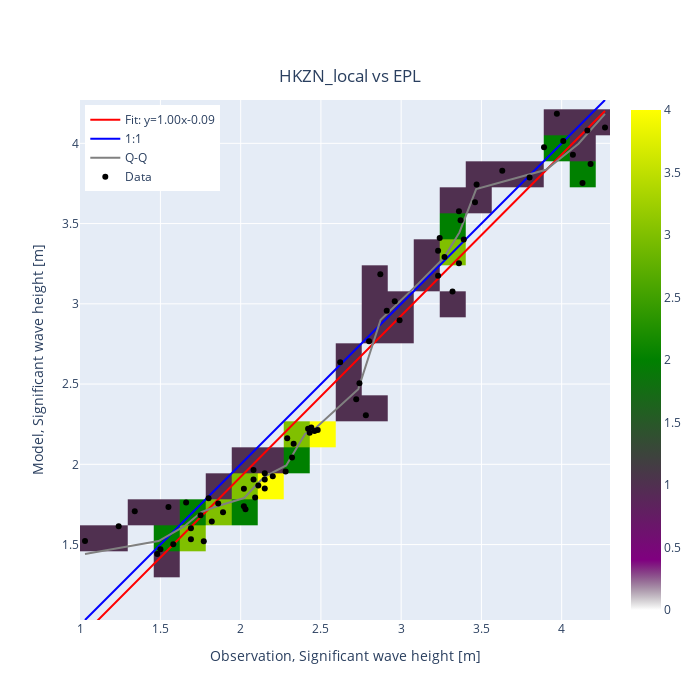

Notebook code cell kept with this figure:
### Code cell
cc["EPL"].scatter(show_hist=True, backend='plotly', width=700, height=700) #,xlim=[-1,11])
